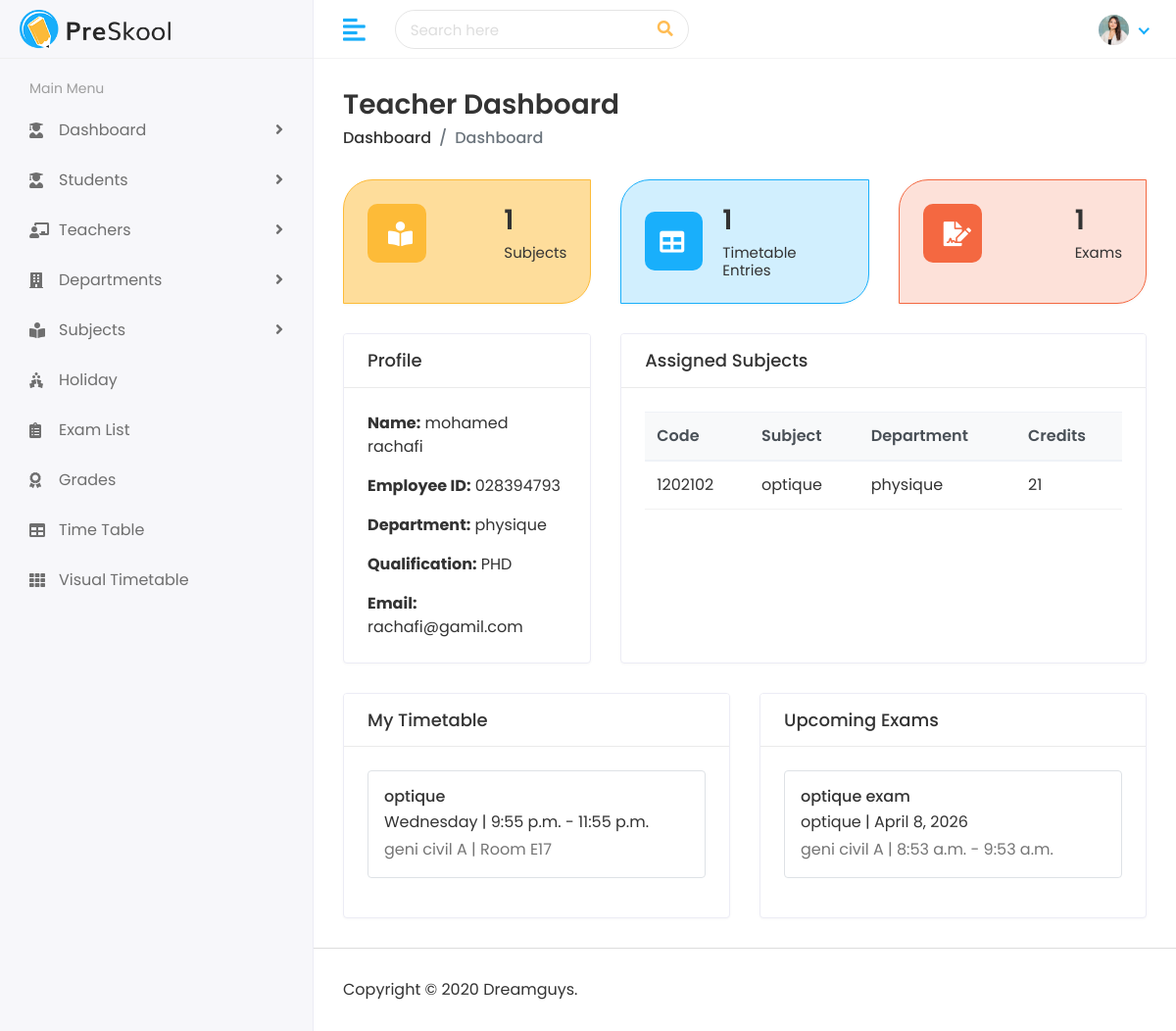
/dashboard/teacher/ (signed in), run on an earlier commit of the app's database.
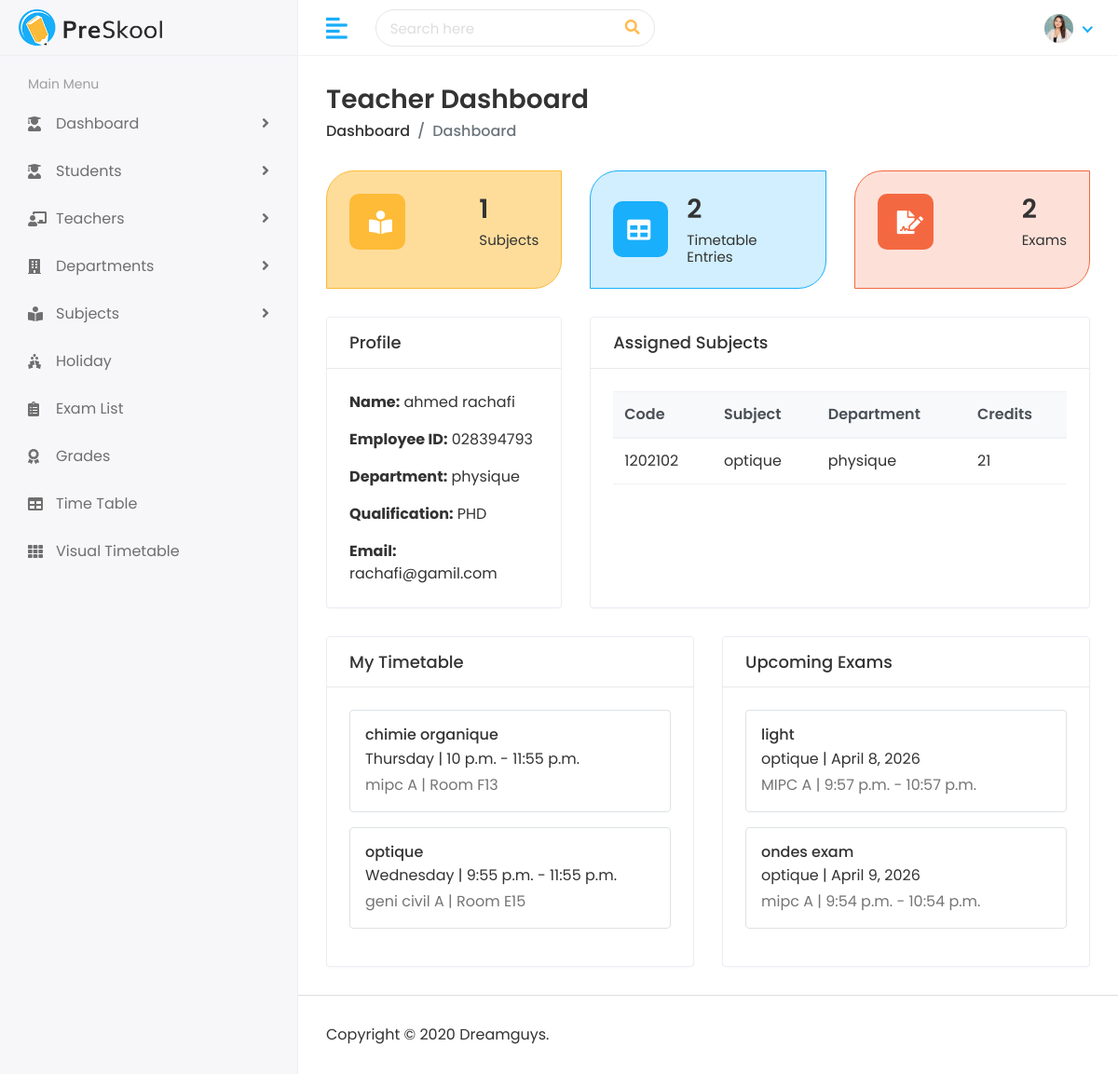
And on a later commit of the database.
### faculty/models.py (models this page shows, shortened)
class TeacherProfile(models.Model):
    user = models.OneToOneField(
        settings.AUTH_USER_MODEL,
        on_delete=models.SET_NULL,
        related_name="teacher_profile",
        null=True,
        blank=True,
    )
    department = models.ForeignKey(
        Department,
        on_delete=models.SET_NULL,
        related_name="teachers",
        null=True,
        blank=True,
    )
    employee_id = models.CharField(max_length=20, unique=True)
    first_name = models.CharField(max_length=100)
    last_name = models.CharField(max_length=100)
    email = models.EmailField(unique=True)
    phone_number = models.CharField(max_length=20)
    qualification = models.CharField(max_length=255)
    hire_date = models.DateField()
    is_active = models.BooleanField(default=True)
    created_at = models.DateTimeField(auto_now_add=True)
    class Meta:
        ordering = ["first_name", "last_name"]
    @property
    def full_name(self):
        return f"{self.first_name} {self.last_name}".strip()

class Department(models.Model):
    name = models.CharField(max_length=150, unique=True)
    description = models.TextField(blank=True)
    created_at = models.DateTimeField(auto_now_add=True)
    class Meta:
        ordering = ["name"]
    def __str__(self):
        return self.name

class Subject(models.Model):
    department = models.ForeignKey(
        Department,
        on_delete=models.CASCADE,
        related_name="subjects",
    )
    teacher = models.ForeignKey(
        TeacherProfile,
        on_delete=models.SET_NULL,
        related_name="subjects",
        null=True,
        blank=True,
    )
    code = models.CharField(max_length=20, unique=True)
    name = models.CharField(max_length=150)
    credit_hours = models.PositiveSmallIntegerField(default=3)
    description = models.TextField(blank=True)
    class Meta:
        ordering = ["name"]
        constraints = [
            models.UniqueConstraint(
                fields=["department", "name"],
                name="faculty_subject_department_id_name_baa88039_uniq",
            )
        ]

class TimetableEntry(models.Model):
    DAY_CHOICES = [
        ("Monday", "Monday"),
        ("Tuesday", "Tuesday"),
        ("Wednesday", "Wednesday"),
        ("Thursday", "Thursday"),
        ("Friday", "Friday"),
        ("Saturday", "Saturday"),
    ]
    subject = models.ForeignKey(
        Subject,
        on_delete=models.CASCADE,
        related_name="timetable_entries",
    )
    teacher = models.ForeignKey(
        TeacherProfile,
        on_delete=models.SET_NULL,
        related_name="timetable_entries",
        null=True,
        blank=True,
    )
    day_of_week = models.CharField(max_length=10, choices=DAY_CHOICES)
    target_class = models.CharField(max_length=50)
    section = models.CharField(max_length=10)
    room = models.CharField(max_length=50)
    start_time = models.TimeField()
    end_time = models.TimeField()
    class Meta:
        ordering = ["day_of_week", "start_time"]
        constraints = [
            models.UniqueConstraint(
                fields=["day_of_week", "target_class", "section", "start_time"],
                name="faculty_timetableentry_day_of_week_target_class_section_start_time_08f15d48_uniq",
            )
        ]

class Exam(models.Model):
    subject = models.ForeignKey(
        Subject,
        on_delete=models.CASCADE,
        related_name="exams",
    )
    teacher = models.ForeignKey(
        TeacherProfile,
        on_delete=models.SET_NULL,
        related_name="exams",
        null=True,
        blank=True,
    )
    title = models.CharField(max_length=150)
    target_class = models.CharField(max_length=50)
    section = models.CharField(max_length=10)
    exam_date = models.DateField()
    start_time = models.TimeField()
    end_time = models.TimeField()
    total_marks = models.PositiveIntegerField(default=100)
    description = models.TextField(blank=True)
    class Meta:
        ordering = ["exam_date", "start_time"]

### faculty/views.py (the view)
# urls.py: path("dashboard/teacher/", views.teacher_dashboard, name="teacher_dashboard"),
@role_required("teacher")
def teacher_dashboard(request):
    teacher_profile = teacher_profile_for_user(request.user)
    context = {
        "teacher_profile": teacher_profile,
        "subjects": Subject.objects.filter(teacher=teacher_profile).select_related("department"),
        "timetable_entries": TimetableEntry.objects.filter(teacher=teacher_profile).select_related("subject")[:10],
        "exams": Exam.objects.filter(teacher=teacher_profile).select_related("subject")[:10],
        "holidays": Holiday.objects.all()[:5],
    }
    return render(request, "faculty/teacher-dashboard.html", context)

### faculty/views.py (called while the page is built)
def teacher_profile_for_user(user):
    return getattr(user, "teacher_profile", None)

### home_auth/models.py (called while the page is built)
    @property
    def role(self):
        if self.is_superuser or self.is_admin:
            return "Admin"
        if self.is_teacher:
            return "Teacher"
        if self.is_student:
            return "Student"
        return "User"

### templates/faculty/teacher-dashboard.html (shortened to what this page needs)
{% extends 'Home/base.html' %}
{% block page_title %}Teacher Dashboard{% endblock %}
{% block body %}
<div class="row">
    <div class="col-xl-4 col-sm-6 col-12 d-flex">
        <div class="card bg-one w-100">
            <div class="card-body">
                <div class="db-widgets d-flex justify-content-between align-items-center">
                    <div class="db-icon"><i class="fas fa-book-reader"></i></div>
                    <div class="db-info">
                        <h3>{{ subjects|length }}</h3>
                        <h6>Subjects</h6>
                    </div>
                </div>
            </div>
        </div>
    </div>
    <div class="col-xl-4 col-sm-6 col-12 d-flex">
        <div class="card bg-two w-100">
            <div class="card-body">
                <div class="db-widgets d-flex justify-content-between align-items-center">
                    <div class="db-icon"><i class="fas fa-table"></i></div>
                    <div class="db-info">
                        <h3>{{ timetable_entries|length }}</h3>
                        <h6>Timetable Entries</h6>
                    </div>
                </div>
            </div>
        </div>
    </div>
    <div class="col-xl-4 col-sm-6 col-12 d-flex">
        <div class="card bg-three w-100">
            <div class="card-body">
                <div class="db-widgets d-flex justify-content-between align-items-center">
                    <div class="db-icon"><i class="fas fa-file-signature"></i></div>
                    <div class="db-info">
                        <h3>{{ exams|length }}</h3>
                        <h6>Exams</h6>
                    </div>
                </div>
            </div>
        </div>
    </div>
</div>
<div class="row">
    <div class="col-md-12 col-lg-4 d-flex">
        <div class="card flex-fill">
            <div class="card-header">
                <h5 class="card-title">Profile</h5>
            </div>
            <div class="card-body">
                {% if teacher_profile %}
                    <p><strong>Name:</strong> {{ teacher_profile.full_name }}</p>
                    <p><strong>Employee ID:</strong> {{ teacher_profile.employee_id }}</p>
                    <p><strong>Department:</strong> {{ teacher_profile.department|default:"Not assigned" }}</p>
                    <p><strong>Qualification:</strong> {{ teacher_profile.qualification }}</p>
                    <p class="mb-0"><strong>Email:</strong> {{ teacher_profile.email }}</p>
                {% else %}
                    <p class="mb-0">No teacher profile linked to this account.</p>
                {% endif %}
            </div>
        </div>
    </div>
    <div class="col-md-12 col-lg-8 d-flex">
        <div class="card flex-fill">
            <div class="card-header">
                <h5 class="card-title">Assigned Subjects</h5>
            </div>
            <div class="card-body">
                <div class="table-responsive">
                    <table class="table table-hover table-center">
                        <thead class="thead-light">
                            <tr>
                                <th>Code</th>
                                <th>Subject</th>
                                <th>Department</th>
                                <th>Credits</th>
                            </tr>
                        </thead>
                        <tbody>
                            {% for subject in subjects %}
                                <tr>
                                    <td>{{ subject.code }}</td>
                                    <td>{{ subject.name }}</td>
                                    <td>{{ subject.department.name }}</td>
                                    <td>{{ subject.credit_hours }}</td>
                                </tr>
                            {% empty %}
                                <tr><td colspan="4">No subjects assigned yet.</td></tr>
                            {% endfor %}
                        </tbody>
                    </table>
                </div>
            </div>
        </div>
    </div>
</div>
<div class="row">
    <div class="col-md-12 col-lg-6 d-flex">
        <div class="card flex-fill">
            <div class="card-header">
                <h5 class="card-title">My Timetable</h5>
            </div>
            <div class="card-body">
                {% for entry in timetable_entries %}
                    <div class="border rounded p-3 mb-3">
                        <h6 class="mb-1">{{ entry.subject.name }}</h6>
                        <p class="mb-1">{{ entry.day_of_week }} | {{ entry.start_time }} - {{ entry.end_time }}</p>
                        <p class="mb-0 text-muted">{{ entry.target_class }} {{ entry.section }} | Room {{ entry.room }}</p>
                    </div>
                {% empty %}
                    <p class="mb-0">No timetable entries assigned.</p>
                {% endfor %}
            </div>
        </div>
    </div>
    <div class="col-md-12 col-lg-6 d-flex">
        <div class="card flex-fill">
            <div class="card-header">
                <h5 class="card-title">Upcoming Exams</h5>
            </div>
            <div class="card-body">
                {% for exam in exams %}
                    <div class="border rounded p-3 mb-3">
                        <h6 class="mb-1">{{ exam.title }}</h6>
                        <p class="mb-1">{{ exam.subject.name }} | {{ exam.exam_date }}</p>
                        <p class="mb-0 text-muted">{{ exam.target_class }} {{ exam.section }} | {{ exam.start_time }} - {{ exam.end_time }}</p>
                    </div>
                {% empty %}
                    <p class="mb-0">No exams scheduled yet.</p>
                {% endfor %}
            </div>
        </div>
    </div>
</div>
{% endblock %}

### templates/Home/base.html (shortened to what this page needs)
{% load static %}
<!DOCTYPE html>
<html lang="en">
<head>
    <link rel="stylesheet" href="{% static 'assets/plugins/bootstrap/css/bootstrap.min.css' %}">
    <link rel="stylesheet" href="{% static 'assets/plugins/fontawesome/css/fontawesome.min.css' %}">
    <link rel="stylesheet" href="{% static 'assets/plugins/fontawesome/css/all.min.css' %}">
    <link rel="stylesheet" href="{% static 'assets/plugins/datatables/datatables.min.css' %}">
    <link rel="stylesheet" href="{% static 'assets/css/style.css' %}">
</head>
<body>
    {% if request.user.is_authenticated %}
        <div class="main-wrapper">
            <div class="header">
                <div class="header-left">
                    <a href="{% url 'dashboard' %}" class="logo">
                        <img src="{% static 'assets/img/logo.png' %}" alt="Logo">
                    </a>
                </div>
                <a href="javascript:void(0);" id="toggle_btn">
                    <i class="fas fa-align-left"></i>
                </a>
                <div class="top-nav-search">
                    <form action="#">
                        <input type="text" class="form-control" placeholder="Search here">
                        <button class="btn" type="submit"><i class="fas fa-search"></i></button>
                    </form>
                </div>
                <ul class="nav user-menu">
                    <li class="nav-item dropdown has-arrow">
                        <a href="#" class="dropdown-toggle nav-link" data-toggle="dropdown">
                            <span class="user-img">
                                <img class="rounded-circle" src="{% static 'assets/img/profiles/avatar-01.jpg' %}" width="31" alt="User">
                            </span>
                        </a>
                    </li>
                </ul>
            </div>
            <div class="sidebar" id="sidebar">
                <div class="sidebar-inner slimscroll">
                    <div id="sidebar-menu" class="sidebar-menu">
                        <ul>
                            <li class="menu-title">
                                <span>Main Menu</span>
                            </li>
                            <li class="submenu">
                                <a href="#"><i class="fas fa-user-graduate"></i> <span> Dashboard</span> <span class="menu-arrow"></span></a>
                            </li>
                            <li class="submenu">
                                <a href="#"><i class="fas fa-user-graduate"></i> <span> Students</span> <span class="menu-arrow"></span></a>
                            </li>
                            <li class="submenu">
                                <a href="#"><i class="fas fa-chalkboard-teacher"></i> <span> Teachers</span> <span class="menu-arrow"></span></a>
                            </li>
                            <li class="submenu">
                                <a href="#"><i class="fas fa-building"></i> <span> Departments</span> <span class="menu-arrow"></span></a>
                            </li>
                            <li class="submenu">
                                <a href="#"><i class="fas fa-book-reader"></i> <span> Subjects</span> <span class="menu-arrow"></span></a>
                            </li>
                            <li>
                                <a href="{% url 'holiday_calendar' %}"><i class="fas fa-holly-berry"></i> <span>Holiday</span></a>
                            </li>
                            <li>
                                <a href="{% url 'exam_list' %}"><i class="fas fa-clipboard-list"></i> <span>Exam List</span></a>
                            </li>
                            <li>
                                <a href="{% url 'result_list' %}"><i class="fas fa-award"></i> <span>Grades</span></a>
                            </li>
                            <li>
                                <a href="{% url 'timetable_list' %}"><i class="fas fa-table"></i> <span>Time Table</span></a>
                            </li>
                            <li>
                                <a href="{% url 'visual_timetable' %}"><i class="fas fa-th"></i> <span>Visual Timetable</span></a>
                            </li>
                        </ul>
                    </div>
                </div>
            </div>
            <div class="page-wrapper">
                <div class="content container-fluid">
                    <div class="page-header">
                        <div class="row align-items-center">
                            <div class="col">
                                <h3 class="page-title">{% block page_title %}Dashboard{% endblock %}</h3>
                                <ul class="breadcrumb">
                                    <li class="breadcrumb-item"><a href="{% url 'dashboard' %}">Dashboard</a></li>
                                    <li class="breadcrumb-item active">{% block breadcrumb_title %}{% block page_title_repeat %}Dashboard{% endblock %}{% endblock %}</li>
                                </ul>
                            </div>
                        </div>
                    </div>
                    {% block body %}{% endblock %}
                </div>
                <footer>
                    <p>Copyright © 2020 Dreamguys.</p>
                </footer>
            </div>
        </div>
    {% else %}
        {% block unauthenticated_body %}{% endblock %}
    {% endif %}
</body>
</html>

What changed in the data, as far as the page shows it:
removed Exam: title "optique exam", subject.name "optique", exam_date "April 8, 2026", target_class "geni civil", section "A", start_time "8:53 a.m.", end_time "9:53 a.m."
changed TeacherProfile "PHD": full_name "mohamed rachafi" → "ahmed rachafi"
added TimetableEntry: subject.name "chimie organique", day_of_week "Thursday", start_time "10 p.m.", end_time "11:55 p.m.", target_class "mipc", section "A", room "F13"
changed TimetableEntry "Wednesday": room "E17" → "E15"
added Exam: title "light", subject.name "optique", exam_date "April 8, 2026", target_class "MIPC", section "A", start_time "9:57 p.m.", end_time "10:57 p.m."
added Exam: title "ondes exam", subject.name "optique", exam_date "April 9, 2026", target_class "mipc", section "A", start_time "9:54 p.m.", end_time "10:54 p.m."
Also different on the page:
{{ timetable_entries|length }}: "1" → "2"
{{ exams|length }}: "1" → "2"
